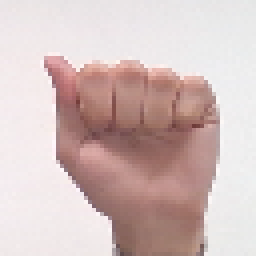
#> input picture Letras/A/1052.png, 64 x 64 px (shown 4 times larger); its folder holds only this picture in this run
$ python -i process_img.py   (imports and definitions only)
#> lines starting #> are read from the running program, lines starting #| are printed output that depends on the picture; after the words box and inside, x2 and y2 are one past the last pixel; in counts of white or black regions, pixels touching at a corner belong together
import cv2
import os
from pathlib import Path

def process_image(image_path, output_path):
    # Ler a imagem
#> called with image_path = 'Letras/A/1052.png', output_path = 'out.png'
    img = cv2.imread(image_path)
#> img is the input picture: shape (64, 64, 3); mean B, G, R 189.1, 191.1, 211.3
    # Converter para escala de cinza
    gray = cv2.cvtColor(img, cv2.COLOR_BGR2GRAY)
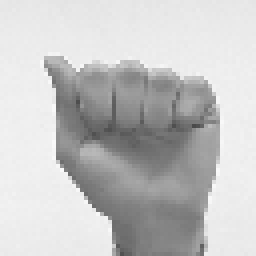
#> gray: shape (64, 64) (shown 4 times larger); min 74, max 249, mean 196.9
    # Aplicar o filtro de Canny
    edges = cv2.Canny(gray, 100, 200)
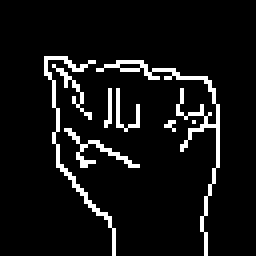
#> edges: shape (64, 64) (shown 4 times larger); 7.3% white in thin lines or dots, all inside (x1, y1, x2, y2) = (11, 14, 55, 64)
    # Converter as bordas detectadas para uma máscara de 3 canais
    mask = cv2.cvtColor(edges, cv2.COLOR_GRAY2BGR)
    # Remover o fundo
    img_no_bg = cv2.bitwise_and(img, mask)
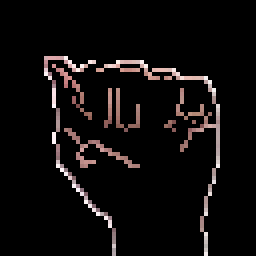
#> img_no_bg: shape (64, 64, 3) (shown 4 times larger); mean B, G, R 11.2, 11.4, 14
    # Salvar a imagem processada
    cv2.imwrite(output_path, img_no_bg)


def resize_img(image_path, output_path):
    # Ler a imagem
    img = cv2.imread(image_path)
    img = cv2.resize(img, (64, 64))
    cv2.imwrite(output_path, img)


def process_dataset(input_dir, output_dir):
    input_dir_path = Path(input_dir)
    output_dir_path = Path(output_dir)

    for class_dir in input_dir_path.iterdir():
        if class_dir.is_dir():
            # Criar o diretório correspondente no diretório de saída
            class_output_dir = output_dir_path / class_dir.name
            class_output_dir.mkdir(parents=True, exist_ok=True)

            for image_path in class_dir.iterdir():
                print(image_path)
                if image_path.is_file() and str(image_path).split(".")[-1]  == "jpg" :
                    # Definir o caminho de saída para a imagem processada
                    output_path = class_output_dir / image_path.name
                    # Processar a imagem
                    resize_img(str(image_path), str(output_path))
                    print(f"Processed {image_path} -> {output_path}")

# Definir o diretório de entrada e de saída
input_dir = '/media/william/NVME/projects/IA-Libras/datasets/biankatpas-Brazilian-Sign-Language-Alphabet-Dataset-71fe728/dataset'
output_dir = '/media/william/NVME/projects/IA-Libras/datasets/train'

#process_dataset(input_dir, output_dir)

>>> result = process_image('Letras/A/1052.png', 'out.png')

$ run again, on Letras/A/1432.png
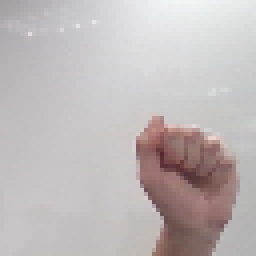
#> input picture Letras/A/1432.png, 64 x 64 px (shown 4 times larger)
#> in process_image, img is the input picture: shape (64, 64, 3); mean B, G, R 185.4, 185.3, 192.2
#> in process_image, `edges = cv2.Canny(gray, 100, 200)`:
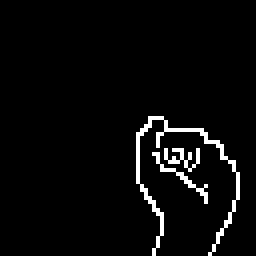
#> edges: shape (64, 64) (shown 4 times larger); 3.6% white in thin lines or dots, all inside (x1, y1, x2, y2) = (34, 29, 60, 64)
#> in process_image, `img_no_bg = cv2.bitwise_and(img, mask)`:
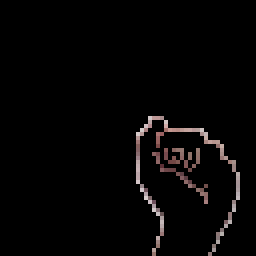
#> img_no_bg: shape (64, 64, 3) (shown 4 times larger); mean B, G, R 4.7, 4.7, 5.8

$ run again, on Letras/A/1636.png
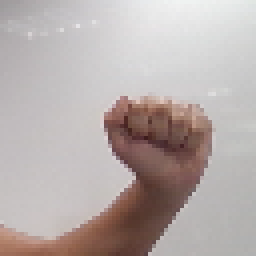
#> input picture Letras/A/1636.png, 64 x 64 px (shown 4 times larger)
#> in process_image, img is the input picture: shape (64, 64, 3); mean B, G, R 170.9, 173, 183.1
#> in process_image, `edges = cv2.Canny(gray, 100, 200)`:
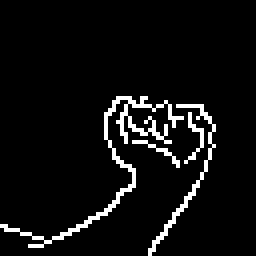
#> edges: shape (64, 64) (shown 4 times larger); 5.8% white in thin lines or dots, all inside (x1, y1, x2, y2) = (0, 24, 54, 64)
#> in process_image, `img_no_bg = cv2.bitwise_and(img, mask)`:
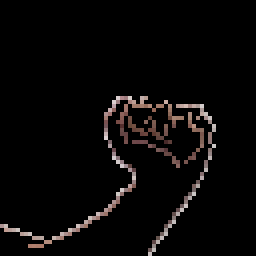
#> img_no_bg: shape (64, 64, 3) (shown 4 times larger); mean B, G, R 6.9, 7.2, 8.8

$ run again, on Letras/A/383.png
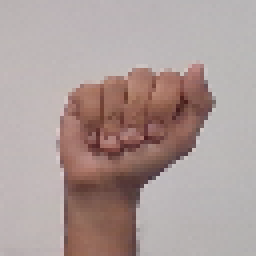
#> input picture Letras/A/383.png, 64 x 64 px (shown 4 times larger)
#> in process_image, img is the input picture: shape (64, 64, 3); mean B, G, R 153.8, 156.6, 172.8
#> in process_image, `edges = cv2.Canny(gray, 100, 200)`:
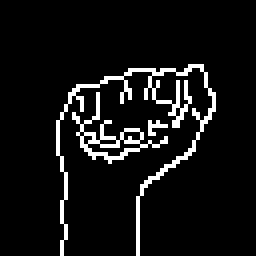
#> edges: shape (64, 64) (shown 4 times larger); 7.3% white in thin lines or dots, all inside (x1, y1, x2, y2) = (14, 16, 54, 64)
#> in process_image, `img_no_bg = cv2.bitwise_and(img, mask)`:
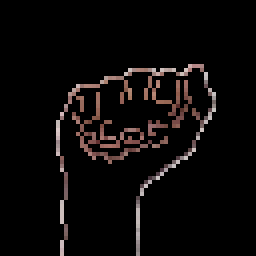
#> img_no_bg: shape (64, 64, 3) (shown 4 times larger); mean B, G, R 8.3, 8.7, 11.1
